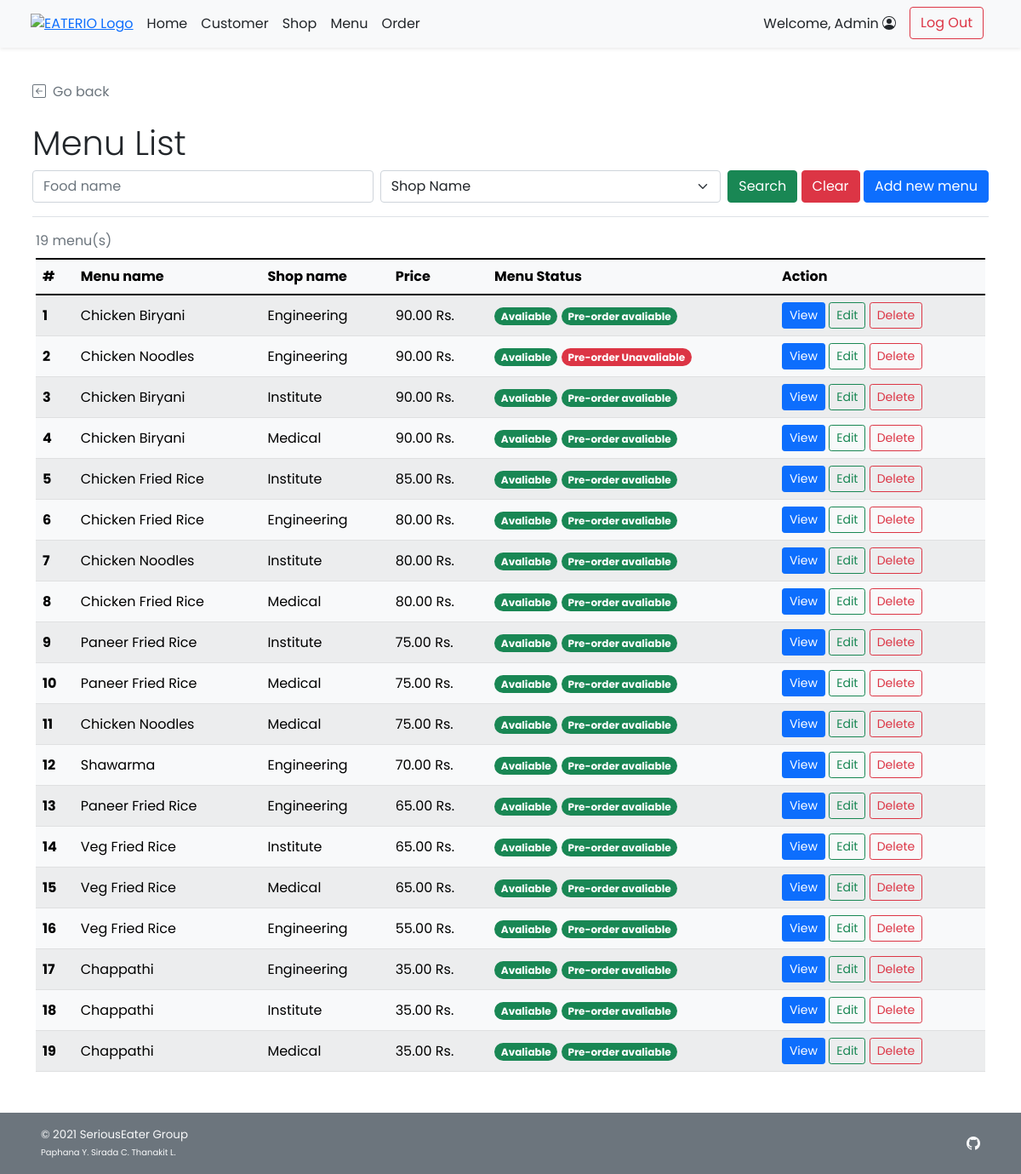
/admin/admin_food_list.php (signed in), run on the app's committed database.
### tables this page shows
CREATE TABLE `food` (
  `f_id` int(11) NOT NULL,
  `s_id` int(11) NOT NULL,
  `f_name` varchar(100) NOT NULL,
  `f_price` decimal(6,2) NOT NULL,
  `f_todayavail` tinyint(4) NOT NULL DEFAULT 1 COMMENT 'Food is available to order or not',
  `f_preorderavail` tinyint(4) NOT NULL DEFAULT 1,
  `f_pic` text DEFAULT NULL
);

CREATE TABLE `shop` (
  `s_id` int(11) NOT NULL,
  `s_username` varchar(45) NOT NULL,
  `s_pwd` varchar(45) NOT NULL,
  `s_name` varchar(100) NOT NULL,
  `s_location` varchar(100) NOT NULL,
  `s_openhour` time NOT NULL,
  `s_closehour` time NOT NULL,
  `s_status` tinyint(4) NOT NULL DEFAULT 1 COMMENT 'Shop ready for taking an order or not (True for open, False for close)',
  `s_preorderStatus` tinyint(4) NOT NULL DEFAULT 1 COMMENT 'Shop is ready for tomorrow pre-order or not',
  `s_email` varchar(100) NOT NULL,
  `s_phoneno` varchar(45) NOT NULL,
  `s_pic` text DEFAULT NULL
);

### admin/admin_food_list.php (the view, shortened to what this page needs)
<!DOCTYPE html>
<html lang="en" class="h-100">
<head>
    <?php
        include("../conn_db.php");
        include('../head.php');
    ?>
    <link href="../css/main.css" rel="stylesheet">
</head>
<body class="d-flex flex-column h-100">
    <?php include('nav_header_admin.php')?>
    <div class="container p-2 pb-0" id="admin-dashboard">
        <div class="mt-4 border-bottom">
            <a class="nav nav-item text-decoration-none text-muted mb-2" href="#" onclick="history.back();">
                <i class="bi bi-arrow-left-square me-2"></i>Go back
            </a>
            <h2 class="pt-3 display-6">Menu List</h2>
            <form class="form-floating mb-3" method="GET" action="admin_food_list.php">
                <div class="row g-2">
                    <div class="col">
                        <input type="text" class="form-control" id="f_name" name="f_name" placeholder="Food name"
                            <?php if(isset($_GET["search"])){?>value="<?php echo $_GET["f_name"];?>" <?php } ?>>
                    </div>
                    <div class="col">
                        <select class="form-select" id="s_id" name="s_id">
                            <option selected value="">Shop Name</option>
                        </select>
                    </div>
                    <div class="col-auto">
                        <button type="submit" name="search" value="1" class="btn btn-success">Search</button>
                        <button type="reset" class="btn btn-danger"
                            onclick="javascript: window.location='admin_food_list.php'">Clear</button>
                        <a href="admin_food_add.php" class="btn btn-primary">Add new menu</a>
                    </div>
                </div>
            </form>
        </div>
    </div>
    <div class="container pt-2" id="cust-table">
        <?php
            if(!isset($_GET["search"])){
                $search_query = "SELECT f.f_id,s.s_id,f.f_name,f.f_price,f.f_todayavail,f.f_preorderavail,s.s_name FROM food f INNER JOIN shop s ON f.s_id = s.s_id ORDER BY f.f_price DESC,f.s_id ASC;";
            }
            $search_result = $mysqli -> query($search_query);
            $search_numrow = $search_result -> num_rows;
            if($search_numrow == 0){
        ?>
        <div class="row">
            <div class="col mt-2 ms-2 p-2 bg-danger text-white rounded text-start">
                <svg xmlns="http://www.w3.org/2000/svg" width="16" height="16" fill="currentColor"
                    class="bi bi-x-circle ms-2" viewBox="0 0 16 16">
                    <path d="M8 15A7 7 0 1 1 8 1a7 7 0 0 1 0 14zm0 1A8 8 0 1 0 8 0a8 8 0 0 0 0 16z" />
                    <path
                        d="M4.646 4.646a.5.5 0 0 1 .708 0L8 7.293l2.646-2.647a.5.5 0 0 1 .708.708L8.707 8l2.647 2.646a.5.5 0 0 1-.708.708L8 8.707l-2.646 2.647a.5.5 0 0 1-.708-.708L7.293 8 4.646 5.354a.5.5 0 0 1 0-.708z" />
                </svg><span class="ms-2 mt-2">No shop found!</span>
                <a href="admin_food_list.php" class="text-white">Clear Search Result</a>
            </div>
        </div>
        <?php } else{ ?>
        <div class="table-responsive">
        <table class="table rounded-5 table-light table-striped table-hover align-middle caption-top mb-5">
            <caption><?php echo $search_numrow;?> menu(s) <?php if(isset($_GET["search"])){?><br /><a
                    Result</a><?php } ?></caption>
            <thead class="bg-light">
                <tr>
                    <th scope="col">#</th>
                    <th scope="col">Menu name</th>
                    <th scope="col">Shop name</th>
                    <th scope="col">Price</th>
                    <th scope="col">Menu Status</th>
                    <th scope="col">Action</th>
                </tr>
            </thead>
            <tbody>
                <?php $i=1; while($row = $search_result -> fetch_array()){ ?>
                <tr>
                    <th><?php echo $i++;?></th>
                    <td><?php echo $row["f_name"];?></td>
                    <td><?php echo $row["s_name"];?></td>
                    <td><?php echo $row["f_price"]." Rs.";?></td>
                    <td>
                    <?php
                        if($row["f_todayavail"]==1){
                        ?>
                        <span class="badge rounded-pill bg-success">Avaliable</span>
                        <?php }else{ ?>
                        <span class="badge rounded-pill bg-danger">Unavaliable</span>
                        <?php }
                            if($row["f_preorderavail"]==1){
                        ?>
                        <span class="badge rounded-pill bg-success">Pre-order avaliable</span>
                        <?php }else{ ?>
                        <span class="badge rounded-pill bg-danger">Pre-order Unavaliable</span>
                        <?php } ?>
                    </td>
                    <td>
                        <a href="admin_food_detail.php?f_id=<?php echo $row["f_id"]?>"
                            class="btn btn-sm btn-primary">View</a>
                        <a href="admin_food_edit.php?s_id=<?php echo $row["s_id"];?>&f_id=<?php echo $row["f_id"]?>"
                            class="btn btn-sm btn-outline-success">Edit</a>
                        <a href="admin_food_delete.php?f_id=<?php echo $row["f_id"]?>"
                            class="btn btn-sm btn-outline-danger">Delete</a>
                    </td>
                </tr>
                <?php } ?>
            </tbody>
        </table>
        </div>
        <?php }
        ?>
    </div>
    <footer
        class="footer d-flex flex-wrap justify-content-between align-items-center px-5 py-3 mt-auto bg-secondary text-light">
        <span class="smaller-font">&copy; 2021 SeriousEater Group<br /><span class="xsmall-font">Paphana Y. Sirada C.
                Thanakit L.</span></span>
        <ul class="nav justify-content-end list-unstyled d-flex">
            <li class="ms-3"><a class="text-light" target="_blank" href="https://github.com/waterthatfrozen/EATERIO"><i
                        class="bi bi-github"></i></a></li>
        </ul>
    </footer>
</body>
</html>

### css/main.css (style rules this page uses)
html { height: 100%; }
body { height: 100%; padding-top: 4rem; margin-bottom: -50px; font-family: 'Poppins', 'Noto Sans Thai', sans-serif; }
a { cursor: pointer; }
.bi { vertical-align: -.125em; fill: currentColor; }
.smaller-font { font-size: smaller; }
.xsmall-font { font-size: x-small; }

### data on the page
food: f_name "Chicken Biryani", s.s_name "Engineering", f_price "90.00", f_todayavail "Avaliable", f_preorderavail "Pre-order avaliable"
food: f_name "Chicken Noodles", s.s_name "Engineering", f_price "90.00", f_todayavail "Avaliable", f_preorderavail "Pre-order Unavaliable"
food: f_name "Chicken Biryani", s.s_name "Institute", f_price "90.00", f_todayavail "Avaliable", f_preorderavail "Pre-order avaliable"
food: f_name "Chicken Biryani", s.s_name "Medical", f_price "90.00", f_todayavail "Avaliable", f_preorderavail "Pre-order avaliable"
food: f_name "Chicken Fried Rice", s.s_name "Institute", f_price "85.00", f_todayavail "Avaliable", f_preorderavail "Pre-order avaliable"
food: f_name "Chicken Fried Rice", s.s_name "Engineering", f_price "80.00", f_todayavail "Avaliable", f_preorderavail "Pre-order avaliable"
food: f_name "Chicken Noodles", s.s_name "Institute", f_price "80.00", f_todayavail "Avaliable", f_preorderavail "Pre-order avaliable"
food: f_name "Chicken Fried Rice", s.s_name "Medical", f_price "80.00", f_todayavail "Avaliable", f_preorderavail "Pre-order avaliable"
food: f_name "Paneer Fried Rice", s.s_name "Institute", f_price "75.00", f_todayavail "Avaliable", f_preorderavail "Pre-order avaliable"
food: f_name "Paneer Fried Rice", s.s_name "Medical", f_price "75.00", f_todayavail "Avaliable", f_preorderavail "Pre-order avaliable"
food: f_name "Chicken Noodles", s.s_name "Medical", f_price "75.00", f_todayavail "Avaliable", f_preorderavail "Pre-order avaliable"
food: f_name "Shawarma", s.s_name "Engineering", f_price "70.00", f_todayavail "Avaliable", f_preorderavail "Pre-order avaliable"
food: f_name "Paneer Fried Rice", s.s_name "Engineering", f_price "65.00", f_todayavail "Avaliable", f_preorderavail "Pre-order avaliable"
food: f_name "Veg Fried Rice", s.s_name "Institute", f_price "65.00", f_todayavail "Avaliable", f_preorderavail "Pre-order avaliable"
food: f_name "Veg Fried Rice", s.s_name "Medical", f_price "65.00", f_todayavail "Avaliable", f_preorderavail "Pre-order avaliable"
food: f_name "Veg Fried Rice", s.s_name "Engineering", f_price "55.00", f_todayavail "Avaliable", f_preorderavail "Pre-order avaliable"
food: f_name "Chappathi", s.s_name "Engineering", f_price "35.00", f_todayavail "Avaliable", f_preorderavail "Pre-order avaliable"
food: f_name "Chappathi", s.s_name "Institute", f_price "35.00", f_todayavail "Avaliable", f_preorderavail "Pre-order avaliable"
food: f_name "Chappathi", s.s_name "Medical", f_price "35.00", f_todayavail "Avaliable", f_preorderavail "Pre-order avaliable"

### other printed values
$_SESSION['firstname'] "Admin"
$search_numrow "19"
